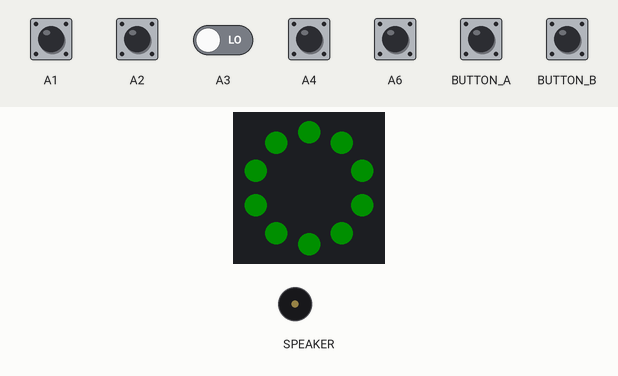
This program was run on a simulated Circuit Playground running CircuitPython. Shown: the board's ring of 10 RGB LEDs (number 0 left of the top, counting anticlockwise), buzzer (waves = sounding). The test bench sets the inputs (shaded band); at power-on: A1–4, A6 LOW. Dim RGB values are drawn brighter than linear; touch pads read as touched when driven HIGH.

Above: at 2.5 s.
2.6 s: A2 pulled HIGH for 1 s
At 4.7 s:
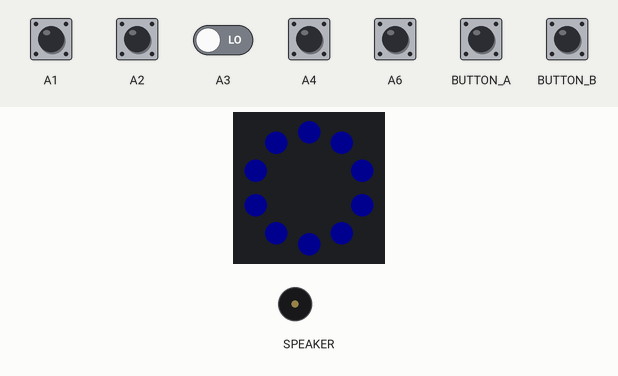
5.1 s: A4 pulled HIGH for 0.15 s
At 5.16 s:
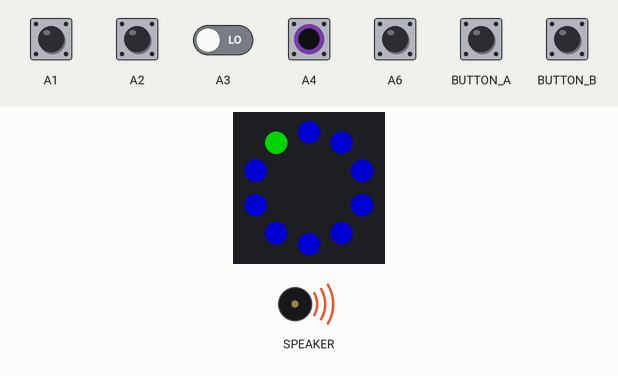
5.8 s: A1 pulled HIGH for 1 s
At 7.1 s:
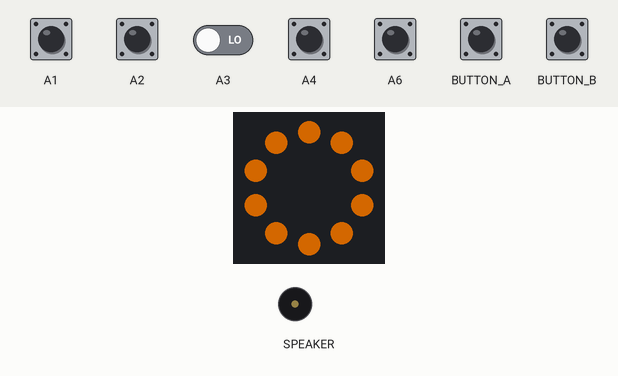
8.3 s: A6 pulled HIGH for 0.15 s
At 9.5 s:
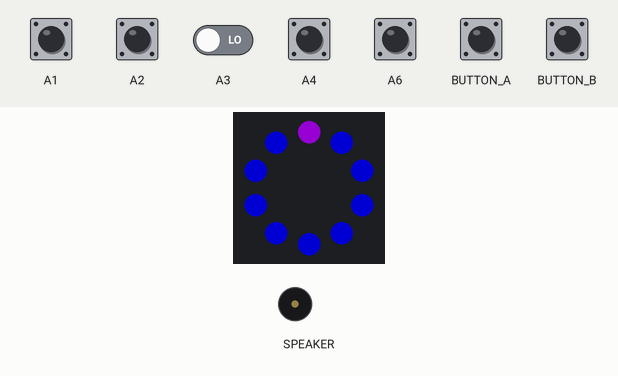
9.9 s: A4 pulled HIGH for 1 s
At 11.9 s:
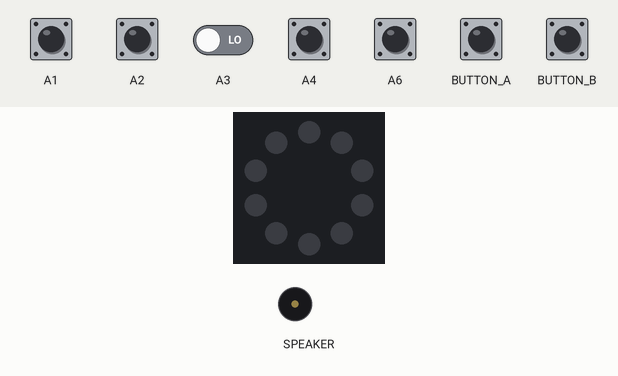
12.4 s: button B pressed for 0.15 s
At 13.9 s:
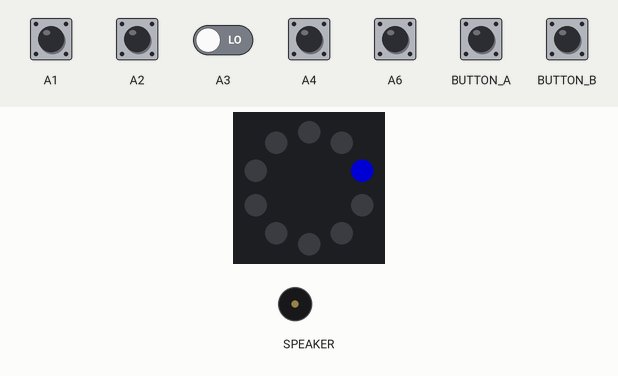
Timing chart, 0 to 15.0 s (numbered marks = the images above; inputs shaded):
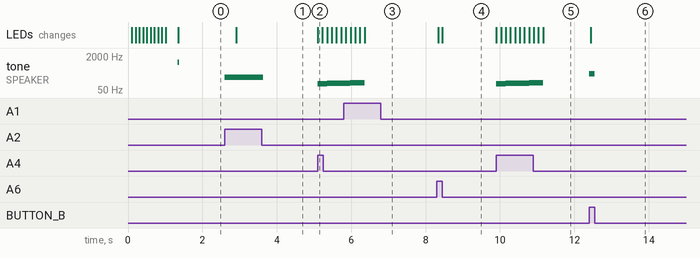

The program:

zapper.py
```python
from adafruit_circuitplayground import cp
import time

NUMPIX = 10

RED = (255, 0, 0)
YELLOW = (255, 125, 0)
GREEN = (0, 255, 0)
CYAN = (0, 255, 255)
BLUE = (0, 0, 255)
PURPLE = (180, 0, 255)
WHITE = (255, 255, 255)
OFF = (0, 0, 0)

MODE = 'off'

cp.pixels.brightness = 0.1
cp.pixels.fill(OFF)  # Turn off the NeoPixels if they're on!
def zaptone():
    i = 0
    f = 15
    for i in range(NUMPIX):
        cp.start_tone(i + f)
        cp.pixels.fill(RED)
        # cp.pixels.fill(OFF)
        cp.pixels[i] = YELLOW
        cp.pixels.fill(OFF)
        cp.pixels.brightness = 0.5
        # cp.pixels.show()
        time.sleep(0.012)
        # cp.pixels[i] = OFF
        # cp.pixels.show()

def stunSequence():
    i = 0
    f = 15
    for i in range(NUMPIX):
        cp.start_tone(i + f)
        cp.pixels.fill(BLUE)
        # cp.pixels.fill(OFF)
        cp.pixels[i] = PURPLE
        # cp.pixels.fill(OFF)
        cp.pixels.brightness = 0.5
        cp.stop_tone()

def loadingtone():
    i = 0
    f = 100
    cp.pixels.brightness = 0.5
    for i in range(NUMPIX):
        cp.start_tone(i + f, 0.125)
        # cp.pixels(GREEN)
        cp.pixels[i] = GREEN
        time.sleep(0.125)
    cp.stop_tone()
    cp.pixels.fill(OFF)
def runSound(tone):
    if tone == 'poweredup':
        FREQ = 1000
        SLEEPTIME = 0.01
        cp.start_tone(FREQ)
        time.sleep(SLEEPTIME)
        cp.stop_tone()
        cp.start_tone(FREQ)
        time.sleep(SLEEPTIME)
        cp.stop_tone()
    if tone == 'stunmode':
        FREQ = 200
        SLEEPTIME = 0.01
        cp.start_tone(FREQ)
        time.sleep(SLEEPTIME)
        cp.stop_tone()
        cp.start_tone(FREQ)
        time.sleep(SLEEPTIME)
        cp.stop_tone()
    else:
        cp.stop_tone()

def confirmZapMode():
    DELAY = 0.325
    cp.pixels.fill(OFF)
    time.sleep(DELAY)
    runSound('poweredup')
    cp.pixels.brightness = 0.0625
    cp.pixels.fill(GREEN)

def startupSequence():
    DELAY = 0.1
    i = 0
    for i in range(10):
        cp.pixels.brightness = 0.5
        cp.pixels[i] = GREEN
        time.sleep(DELAY)
    confirmZapMode()

def setMode(mode):
    MODE = mode
    if MODE == 'zap':
        confirmZapMode()
    if MODE == 'stun':
        runSound('stunmode')
        cp.pixels.fill(BLUE)

startupSequence()

while True:
    if cp.button_a:
        i = 0
        f = 15
        for i in range(10):
            cp.start_tone(i + f)
            cp.pixels.fill(RED)
            # cp.pixels.fill(OFF)
            cp.pixels[i] = YELLOW
            cp.pixels.fill(OFF)
            cp.pixels.brightness = 0.5
            # cp.pixels.show()
            time.sleep(0.012)
            # cp.pixels[i] = OFF
            # cp.pixels.show()
    elif cp.button_b:
        cp.start_tone(294)
        cp.pixels[7] = (0, 0, 255)
    elif cp.touch_A1 and cp.touch_A2:
        cp.pixels.fill(GREEN)
    elif cp.touch_A1:
        cp.pixels.fill(YELLOW)
    elif cp.touch_A2:
        setMode('stun')
    elif cp.touch_A3:
        zaptone()
    elif cp.touch_A4:
        loadingtone()
    elif cp.touch_A6:
        stunSequence()
    else:
        cp.stop_tone()
        # if mode == 'zap':
        #     cp.pixels.fill(GREEN)
        # elif mode == 'stun':
        #     cp.pixels.fill(BLUE)
        # else:
        #     cp.pixels.fill(OFF)
```

Measured:
- after the input at 2.6 s, tone on SPEAKER: silent → 200 Hz at once, → silent 1.0 s later; the LEDs: change after 0.31 s (image 1)
- after the input at 5.1 s, tone on SPEAKER: plays 100 Hz for 0.13 s, 101 Hz for 0.13 s, 102 Hz for 0.13 s, 103 Hz for 0.13 s, 104 Hz for 0.13 s, 105 Hz for 0.07 s, starting at once; the LEDs: change at once (image 2)
- after the input at 5.8 s, the LEDs: first differ from a run without the input after 0.56 s (image 3)
- after the input at 8.3 s, the LEDs: first change at once (image 4 shows a later state)
- after the input at 9.9 s, tone on SPEAKER: plays 100 Hz for 0.13 s, 101 Hz for 0.13 s, 102 Hz for 0.13 s, 103 Hz for 0.13 s, 104 Hz for 0.13 s, 105 Hz for 0.13 s … (10 notes in this stretch), starting at once; the LEDs: first change at once (image 5 shows a later state)
- after the input at 12.4 s, tone on SPEAKER: silent → 294 Hz at once, → silent 0.15 s later; the LEDs: change at once (image 6)
